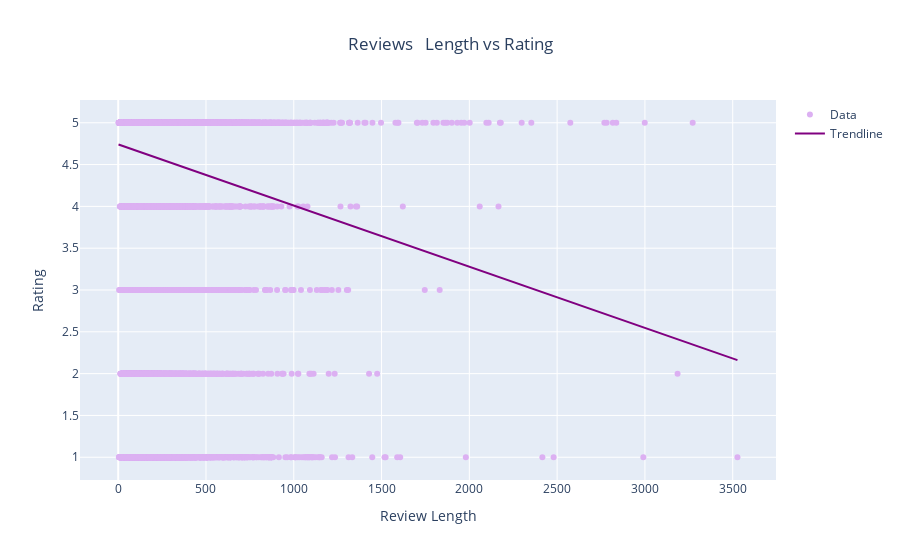

Here is the notebook cell this chart was saved with:
### Markdown cell above
Based on the scatter plot, there is **no clear correlation** between the number of reviews and the average rating of a podcast.

So, we are interested in investigating whether there is a correlation between the length of a review and the rating it gives. To answer this question, we can set up the following hypotheses:

a. **Null Hypothesis (H0)**: There is no correlation between the length of a review and the rating it gives.

b. **Alternative Hypothesis (H1)**: There is a correlation between the length of a review and the rating it gives.

We will achieve that, by calculating the Pearson correlation coefficient, which measures the strength and direction of the correlation between the two variables. The value of the correlation coefficient ranges from -1 to 1, with -1 indicating a perfect negative correlation, 1 indicating a perfect positive correlation, and 0 indicating no correlation.

We also calculate the p-value, which tells us the probability of observing our data (or data more extreme) if the null hypothesis is true. If the p-value is less than our chosen significance level (often 0.05), we reject the null hypothesis in favor of the alternative hypothesis. In other words, if the p-value is less than 0.05, we conclude that there is a statistically significant correlation between review length and rating.

### Code cell
sample_df = reviews_cleaned_df.sample(n=sample_size)

lengths = sample_df['content_length']
ratings = sample_df['rating']

create_scatter_plot(sample_df, 'content_length', 'rating', 'Review Length', 'Rating', 'Reviews   Length vs Rating', '#dcb0f2', 'rgb(128, 0, 128)')

correlation, p_value = stats.pearsonr(lengths, ratings)

print(f'Correlation coefficient: {correlation}')
print(f'p-value: {p_value}')

### Figure 1 — Plotly figure (JSON) as saved in the notebook; plotly's stock layout.template omitted (floating-point values rounded to 4 significant figures; data arrays with more than 128 entries replaced by an {"elided": "..."} marker saying what was removed)
{"data": [{"marker": {"color": "#dcb0f2"}, "mode": "markers", "name": "Data", "type": "scatter", "x": {"elided": "50000 int values"}, "y": {"elided": "50000 int values"}}, {"line": {"color": "rgb(128, 0, 128)"}, "mode": "lines", "name": "Trendline", "type": "scatter", "x": [2, 37.61, 73.21, 108.8, 144.4, 180.0, 215.6, 251.2, 286.8, 322.5, 358.1, 393.7, 429.3, 464.9, 500.5, 536.1, 571.7, 607.3, 642.9, 678.5, 714.1, 749.7, 785.3, 820.9, 856.5, 892.2, 927.8, 963.4, 999.0, 1035.0, 1070.0, 1106.0, 1141.0, 1177, 1213.0, 1248.0, 1284.0, 1319.0, 1355.0, 1391.0, 1426.0, 1462.0, 1497.0, 1533.0, 1569.0, 1604.0, 1640.0, 1675.0, 1711.0, 1747.0, 1782.0, 1818.0, 1854.0, 1889.0, 1925.0, 1960.0, 1996.0, 2032.0, 2067.0, 2103.0, 2138.0, 2174.0, 2210.0, 2245.0, 2281.0, 2316.0, 2352, 2388.0, 2423.0, 2459.0, 2494.0, 2530.0, 2566.0, 2601.0, 2637.0, 2672.0, 2708.0, 2744.0, 2779.0, 2815.0, 2850.0, 2886.0, 2922.0, 2957.0, 2993.0, 3029.0, 3064.0, 3100.0, 3135.0, 3171.0, 3207.0, 3242.0, 3278.0, 3313.0, 3349.0, 3385.0, 3420.0, 3456.0, 3491.0, 3527], "y": [4.739, 4.713, 4.687, 4.661, 4.635, 4.609, 4.583, 4.557, 4.531, 4.505, 4.479, 4.453, 4.427, 4.401, 4.375, 4.349, 4.323, 4.297, 4.271, 4.244, 4.218, 4.192, 4.166, 4.14, 4.114, 4.088, 4.062, 4.036, 4.01, 3.984, 3.958, 3.932, 3.906, 3.88, 3.854, 3.828, 3.802, 3.776, 3.75, 3.724, 3.698, 3.671, 3.645, 3.619, 3.593, 3.567, 3.541, 3.515, 3.489, 3.463, 3.437, 3.411, 3.385, 3.359, 3.333, 3.307, 3.281, 3.255, 3.229, 3.203, 3.177, 3.151, 3.125, 3.098, 3.072, 3.046, 3.02, 2.994, 2.968, 2.942, 2.916, 2.89, 2.864, 2.838, 2.812, 2.786, 2.76, 2.734, 2.708, 2.682, 2.656, 2.63, 2.604, 2.578, 2.552, 2.525, 2.499, 2.473, 2.447, 2.421, 2.395, 2.369, 2.343, 2.317, 2.291, 2.265, 2.239, 2.213, 2.187, 2.161]}], "layout": {"title": {"text": "Reviews   Length vs Rating", "x": 0.5}, "xaxis": {"title": {"text": "Review Length"}}, "yaxis": {"title": {"text": "Rating"}}}}
